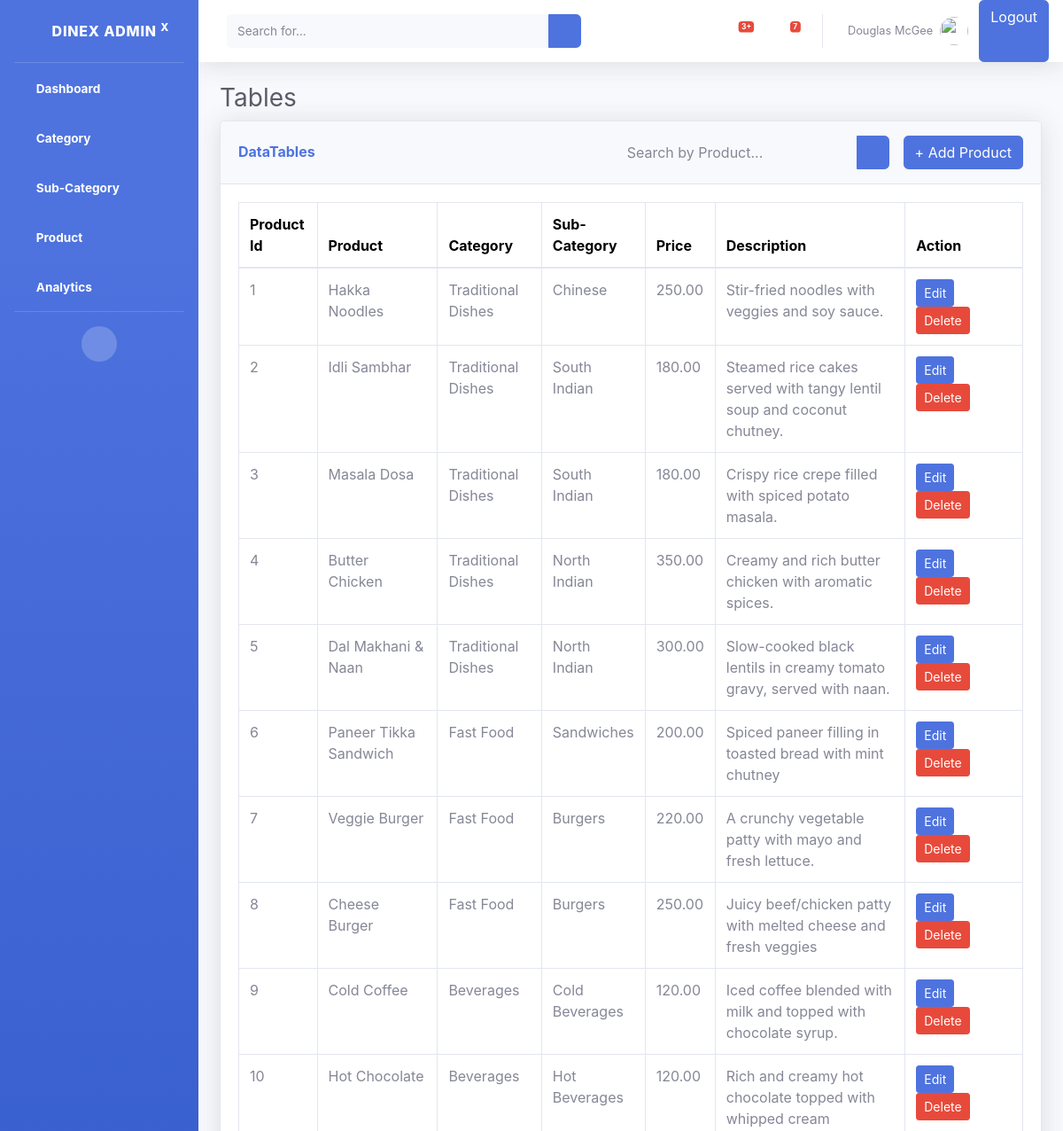
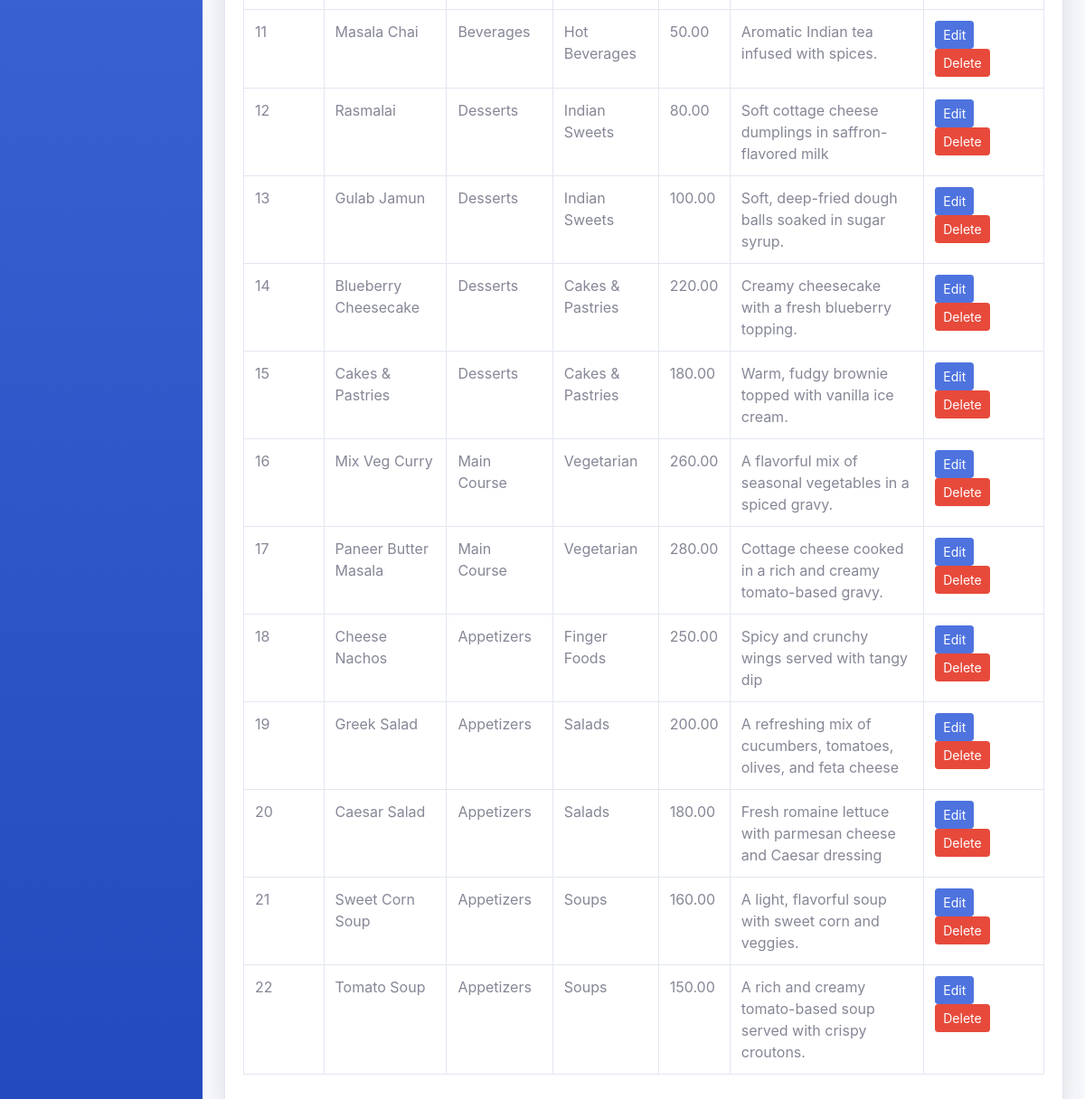
The page /product/ (signed in) on the database its author committed (2 pictures, top to bottom).
### foodapp/models.py (models this page shows, shortened)
class Product(models.Model):
    category= models.ForeignKey(Category,on_delete=models.CASCADE)
    sub_category = models.ForeignKey(SubCategory,on_delete=models.CASCADE,null=True,blank=True)
    prod_name = models.CharField(max_length=100)
    description = models.TextField()
    price = models.DecimalField(max_digits=10,decimal_places=2)
    created_at = models.DateTimeField(auto_now_add=True)

class Category(models.Model):
    category_name = models.CharField(max_length=200,unique=True)

class SubCategory(models.Model):
    category = models.ForeignKey(Category,on_delete=models.CASCADE,related_name="subcategories")
    sub_category_name = models.CharField(max_length=100, unique=True)

### foodapp/views.py (the view)
# urls.py: path('product/',product_list,name="products"),
def product_list(request):
    query = request.GET.get('query','')
    if query:
        product_instance = Product.objects.filter(prod_name__icontains = query).order_by("id")
    else:
         product_instance = Product.objects.all().order_by("-id")
    return render(request,"product/index.html",context={"product_data":product_instance})

### foodapp/templates/product/index.html
{% include 'commans/header.html'%}
<div class="container-fluid">
    <h1 class="h3 mb-2 text-gray-800">Tables</h1>
    <div class="card shadow mb-4">
        <div class="card-header py-3 d-flex justify-content-between align-items-center">
            <h6 class="m-0 font-weight-bold text-primary">DataTables</h6>
             <div class="d-flex align-items-center">
                <form method="GET" action="{% url 'products' %}" class="form-inline">
                    <div class="input-group">
                        <input type="text" name="query" class="form-control bg-light border-0 small"
                        placeholder="Search by Product..." aria-label="Search"
                        aria-describedby="basic-addon2" value="{{ request.GET.query }}">
                        <div class="input-group-append">
                            <button  class="btn btn-primary" type="submit">
                                <i class="fas fa-search fa-sm"></i>
                            </button>
                        </div>
                    </div>
                </form>
                <a class="btn ml-3 btn-primary" href="{% url 'create_product' %}" role="button">+ Add Product</a>
            </div>
        </div>
        <div class="card-body">
            <div class="table-responsive">
                <table class="table table-bordered" id="dataTable" width="100%" cellspacing="0">
                    <thead>
                        <tr>
                            <th style="font-weight: bold; color: black; width: 10%;">Product Id</th>
                            <th style="font-weight: bold; color: black;">Product</th>
                            <th style="font-weight: bold; color: black;">Category</th>
                            <th style="font-weight: bold; color: black; width: 13%;">Sub-Category</th>
                            <th style="font-weight: bold; color: black;">Price</th>
                            <th style="font-weight: bold; color: black;">Description</th>
                            <th style="font-weight: bold; color: black; width:15%;">Action</th>
                        </tr>
                    </thead>
                    <tbody>
                        {% for prod in product_data%}
                        <tr>
                            <td>{{forloop.counter}}</td>
                            <td> {{prod.prod_name}} </td>
                            <td> {{prod.category.category_name}} </td>
                            <td> {{prod.sub_category.sub_category_name}} </td>
                            <td> {{prod.price}} </td>
                            <td> {{prod.description}} </td>
                            <td>
                                <a href="{% url 'edit_product' prod.id %}" class="btn btn-primary btn-sm">Edit</a>
                                <a href="{% url 'delete_product' prod.id %}" class="btn btn-danger btn-sm">Delete</a>
                            </td>
                        </tr>
                        {%endfor%}
                    </tbody>
                </table>
            </div>
        </div>
    </div>
</div>
</div>
{% include 'commans/footer.html'%}

### rows shown on the page
Product: prod_name "Hakka Noodles", category.category_name "Traditional Dishes", sub_category.sub_category_name "Chinese", price "250.00", description "Stir-fried noodles with veggies and soy sauce."
Product: prod_name "Idli Sambhar", category.category_name "Traditional Dishes", sub_category.sub_category_name "South Indian", price "180.00", description "Steamed rice cakes served with tangy lentil soup and coconut chutney."
Product: prod_name "Masala Dosa", category.category_name "Traditional Dishes", sub_category.sub_category_name "South Indian", price "180.00", description "Crispy rice crepe filled with spiced potato masala."
Product: prod_name "Butter Chicken", category.category_name "Traditional Dishes", sub_category.sub_category_name "North Indian", price "350.00", description "Creamy and rich butter chicken with aromatic spices."
Product: prod_name "Dal Makhani & Naan", category.category_name "Traditional Dishes", sub_category.sub_category_name "North Indian", price "300.00", description "Slow-cooked black lentils in creamy tomato gravy, served with naan."
Product: prod_name "Paneer Tikka Sandwich", category.category_name "Fast Food", sub_category.sub_category_name "Sandwiches", price "200.00", description "Spiced paneer filling in toasted bread with mint chutney"
Product: prod_name "Veggie Burger", category.category_name "Fast Food", sub_category.sub_category_name "Burgers", price "220.00", description "A crunchy vegetable patty with mayo and fresh lettuce."
Product: prod_name "Cheese Burger", category.category_name "Fast Food", sub_category.sub_category_name "Burgers", price "250.00", description "Juicy beef/chicken patty with melted cheese and fresh veggies"
Product: prod_name "Cold Coffee", category.category_name "Beverages", sub_category.sub_category_name "Cold Beverages", price "120.00", description "Iced coffee blended with milk and topped with chocolate syrup."
Product: prod_name "Hot Chocolate", category.category_name "Beverages", sub_category.sub_category_name "Hot Beverages", price "120.00", description "Rich and creamy hot chocolate topped with whipped cream"
Product: prod_name "Masala Chai", category.category_name "Beverages", sub_category.sub_category_name "Hot Beverages", price "50.00", description "Aromatic Indian tea infused with spices."
Product: prod_name "Rasmalai", category.category_name "Desserts", sub_category.sub_category_name "Indian Sweets", price "80.00", description "Soft cottage cheese dumplings in saffron-flavored milk"
Product: prod_name "Gulab Jamun", category.category_name "Desserts", sub_category.sub_category_name "Indian Sweets", price "100.00", description "Soft, deep-fried dough balls soaked in sugar syrup."
Product: prod_name "Blueberry Cheesecake", category.category_name "Desserts", sub_category.sub_category_name "Cakes & Pastries", price "220.00", description "Creamy cheesecake with a fresh blueberry topping."
Product: prod_name "Cakes & Pastries", category.category_name "Desserts", sub_category.sub_category_name "Cakes & Pastries", price "180.00", description "Warm, fudgy brownie topped with vanilla ice cream."
Product: prod_name "Mix Veg Curry", category.category_name "Main Course", sub_category.sub_category_name "Vegetarian", price "260.00", description "A flavorful mix of seasonal vegetables in a spiced gravy."
Product: prod_name "Paneer Butter Masala", category.category_name "Main Course", sub_category.sub_category_name "Vegetarian", price "280.00", description "Cottage cheese cooked in a rich and creamy tomato-based gravy."
Product: prod_name "Cheese Nachos", category.category_name "Appetizers", sub_category.sub_category_name "Finger Foods", price "250.00", description "Spicy and crunchy wings served with tangy dip"
Product: prod_name "Greek Salad", category.category_name "Appetizers", sub_category.sub_category_name "Salads", price "200.00", description "A refreshing mix of cucumbers, tomatoes, olives, and feta cheese"
Product: prod_name "Caesar Salad", category.category_name "Appetizers", sub_category.sub_category_name "Salads", price "180.00", description "Fresh romaine lettuce with parmesan cheese and Caesar dressing"
Product: prod_name "Sweet Corn Soup", category.category_name "Appetizers", sub_category.sub_category_name "Soups", price "160.00", description "A light, flavorful soup with sweet corn and veggies."
Product: prod_name "Tomato Soup", category.category_name "Appetizers", sub_category.sub_category_name "Soups", price "150.00", description "A rich and creamy tomato-based soup served with crispy croutons."
